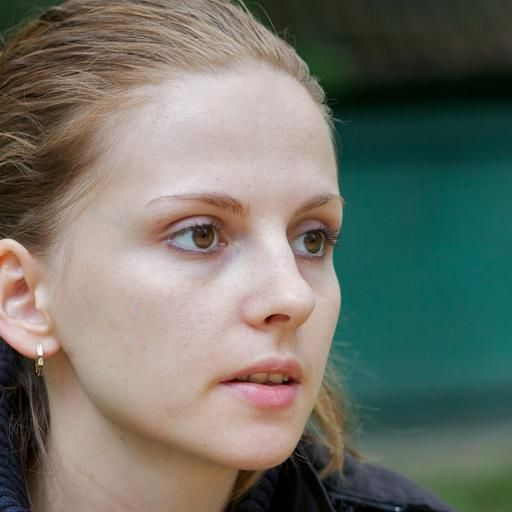
#> input picture filter/test_3.jpeg, 512 x 512 px
$ python -i test.py   (imports and definitions only)   (older library calls are emulated)
#> lines starting #> are read from the running program, lines starting #| are printed output that depends on the picture
#> further down, picture is the input picture: shape (512, 512, 3); mean B, G, R 104.7, 114.1, 111.8
import cv2
import numpy as np


# [133 lines left out: functions weighted, correction, adjust_gamma, gamma2, change_brightness, not called in this run]


def noise_deduct(image):
    denoised_image = cv2.fastNlMeansDenoisingColored(image, None, 10, 10, 7, 21)
    contrast_stretched_image = cv2.normalize(denoised_image, None, 255, 0, cv2.NORM_MINMAX, cv2.CV_8UC1)
    kernel = np.array([[0, -1, 0], [-1, 5, -1], [0, -1, 0]], np.float32)
    sharpened_image = cv2.filter2D(contrast_stretched_image, -1, kernel=kernel)
    brightness_image = cv2.convertScaleAbs(sharpened_image, alpha=1, beta=5)
    gamma = 1.5
    lookup_table = np.array([((i / 255.0) ** gamma) * 255 for i in np.arange(0, 256)]).astype("uint8")
    gamma_corrected_image = cv2.LUT(brightness_image, lookup_table)
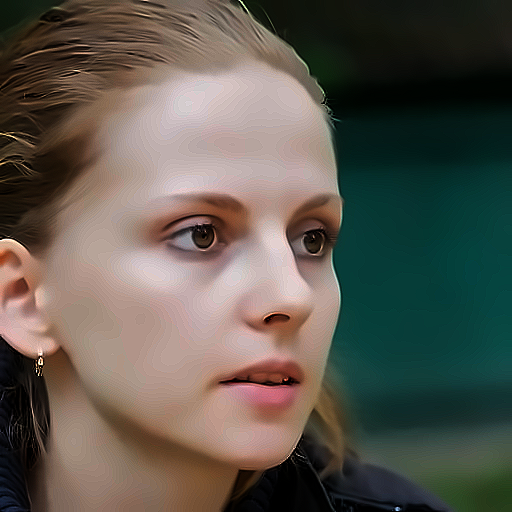
#> gamma_corrected_image: shape (512, 512, 3); mean B, G, R 78.9, 88.2, 92.6

    return gamma_corrected_image


# [10 lines of commented-out code are left out]


# [2 lines not run here, left out]
# [1 line that did not run here, left out]
# [4 lines not run here, left out]

>>> import cv2
>>> picture = cv2.imread('test_3.jpeg')
>>> result = noise_deduct(picture)
